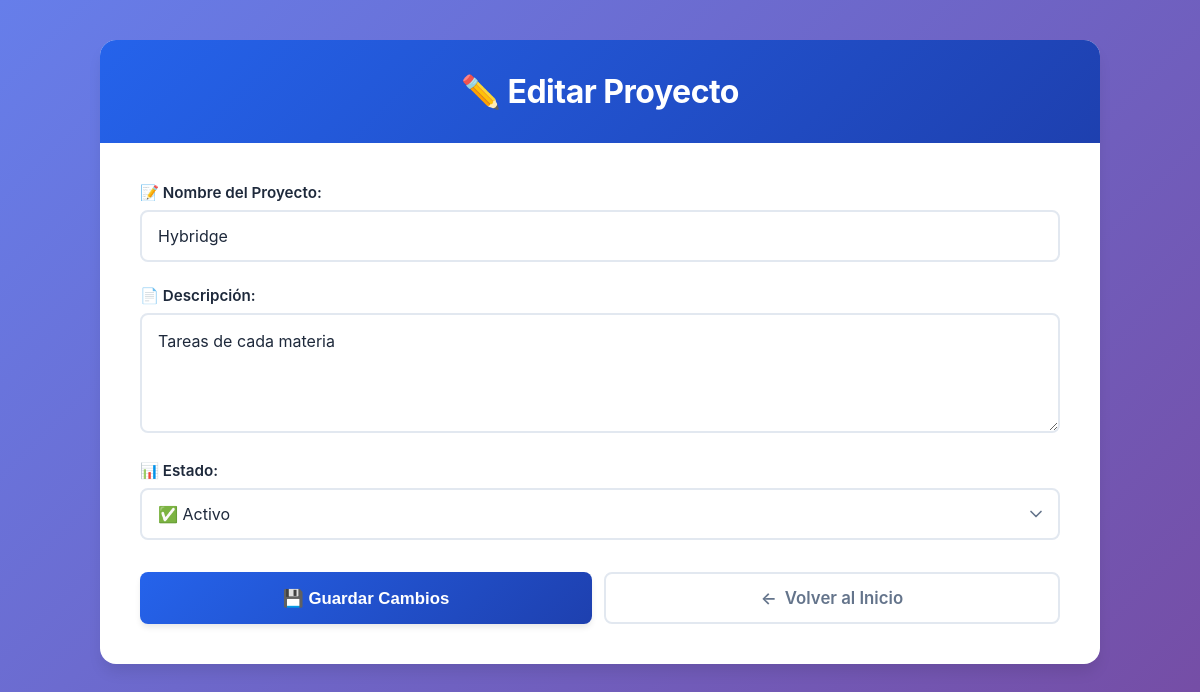
The app's page /proyecto/editar/3 with its own data.
### tables this page shows
CREATE TABLE proyectos (
            id INTEGER PRIMARY KEY AUTOINCREMENT,
            nombre TEXT NOT NULL,
            descripcion TEXT,
            fecha_inicio TEXT,
            estado TEXT
        );

### app.py (the view, shortened to what this page needs)
@app.route('/proyecto/editar/<int:proyecto_id>', methods=['GET', 'POST'])
def editar_proyecto_web(proyecto_id):
    proyecto = db_manager.obtener_proyecto_por_id(proyecto_id)
    return render_template('formulario_edicion_proyecto.html', proyecto=proyecto)

### src/database.py (called while the page is built)
def get_connection():
    conn = sqlite3.connect(DATABASE_NAME)
    conn.row_factory = sqlite3.Row
    return conn

    def obtener_proyecto_por_id(self, proyecto_id: int) -> Proyecto:
        conn = get_connection()
        cursor = conn.cursor()
        cursor.execute("SELECT * FROM proyectos WHERE id=?", (proyecto_id,))
        fila = cursor.fetchone()
        conn.close()
        if fila:
            proyecto = Proyecto(
                nombre=fila['nombre'],
                descripcion=fila['descripcion'],
                id=fila['id'],
                estado=fila['estado']
            )
            return proyecto
        return None

### templates/formulario_edicion_proyecto.html (shortened to what this page needs)
<!DOCTYPE html>
<html lang="es">
<head>
    <link rel="stylesheet" href="{{ url_for('static', filename='styles.css') }}">
</head>
<body>
    <div class="container">
        <h1>✏️ Editar Proyecto</h1>
        <div class="form-wrapper">
            <form class="single-column-form" method="POST" action="{{ url_for('editar_proyecto_web', proyecto_id=proyecto._id) }}">
                <div class="form-group">
                    <label for="nombre">📝 Nombre del Proyecto:</label>
                    <input type="text" id="nombre" name="nombre" value="{{ proyecto._nombre }}" required placeholder="Ej: Desarrollo Web">
                </div>
                <div class="form-group">
                    <label for="descripcion">📄 Descripción:</label>
                    <textarea id="descripcion" name="descripcion" placeholder="Describe brevemente el proyecto...">{{ proyecto._descripcion }}</textarea>
                </div>
                <div class="form-group">
                    <label for="estado">📊 Estado:</label>
                    <select id="estado" name="estado">
                        <option value="Activo" {% if proyecto._estado == 'Activo' %}selected{% endif %}>✅ Activo</option>
                    </select>
                </div>
                <div class="button-group">
                    <button type="submit" class="submit-button">💾 Guardar Cambios</button>
                    <a href="{{ url_for('index') }}" class="back-link">
                        <span>←</span>
                        <span>Volver al Inicio</span>
                    </a>
                </div>
            </form>
        </div>
    </div>
</body>
</html>

### static/styles.css (style rules this page uses)
:root { --primary-color: #2563eb; --primary-dark: #1e40af; --success-color: #10b981; --danger-color: #ef4444; --warning-color: #f59e0b; --bg-gray: #f8fafc; --border-gray: #e2e8f0; --text-primary: #1e293b; --text-secondary: #64748b; --shadow-sm: 0 1px 2px 0 rgba(0, 0, 0, 0.05); --shadow-md: 0 4px 6px -1px rgba(0, 0, 0, 0.1); --shadow-lg: 0 10px 15px -3px rgba(0, 0, 0, 0.1); }
* { margin: 0; padding: 0; box-sizing: border-box; }
body { font-family: -apple-system, BlinkMacSystemFont, 'Segoe UI', Roboto, 'Helvetica Neue', Arial, sans-serif; background: linear-gradient(135deg, #667eea 0%, #764ba2 100%); min-height: 100vh; padding: 40px 20px; color: var(--text-primary); }
.container { max-width: 1000px; margin: 0 auto; background: white; border-radius: 16px; box-shadow: var(--shadow-lg); overflow: hidden; }
h1 { background: linear-gradient(135deg, var(--primary-color), var(--primary-dark)); color: white; padding: 32px 40px; margin: 0; font-size: 2em; font-weight: 700; text-align: center; letter-spacing: -0.5px; }
.form-wrapper { padding: 40px; }
.form-group { margin-bottom: 24px; }
.form-group label { display: block; margin-bottom: 8px; font-weight: 600; color: var(--text-primary); font-size: 0.95em; }
.form-group input, .form-group textarea, .form-group select { width: 100%; padding: 14px 16px; font-size: 1rem; border: 2px solid var(--border-gray); border-radius: 8px; box-sizing: border-box; transition: all 0.3s ease; font-family: inherit; color: var(--text-primary); background-color: white; }
.form-group textarea { min-height: 120px; resize: vertical; line-height: 1.6; }
.form-group select { cursor: pointer; appearance: none; background-repeat: no-repeat; background-position: right 12px center; background-size: 20px; padding-right: 40px; }
.button-group { display: flex; gap: 12px; margin-top: 32px; flex-wrap: wrap; }
.submit-button { flex: 1; background: linear-gradient(135deg, var(--primary-color), var(--primary-dark)); color: white; padding: 14px 24px; border: none; border-radius: 8px; cursor: pointer; font-size: 1.05rem; font-weight: 600; transition: all 0.3s ease; box-shadow: var(--shadow-md); min-width: 150px; }
.back-link { flex: 1; display: inline-flex; align-items: center; justify-content: center; gap: 8px; padding: 14px 24px; color: var(--text-secondary); text-decoration: none; border: 2px solid var(--border-gray); border-radius: 8px; font-weight: 600; font-size: 1.05rem; transition: all 0.3s ease; background: white; min-width: 150px; }
.container { animation: slideIn 0.4s ease-out; }

### records on screen
proyectos: nombre "Hybridge", descripcion "Tareas de cada materia", estado "✅ Activo"
